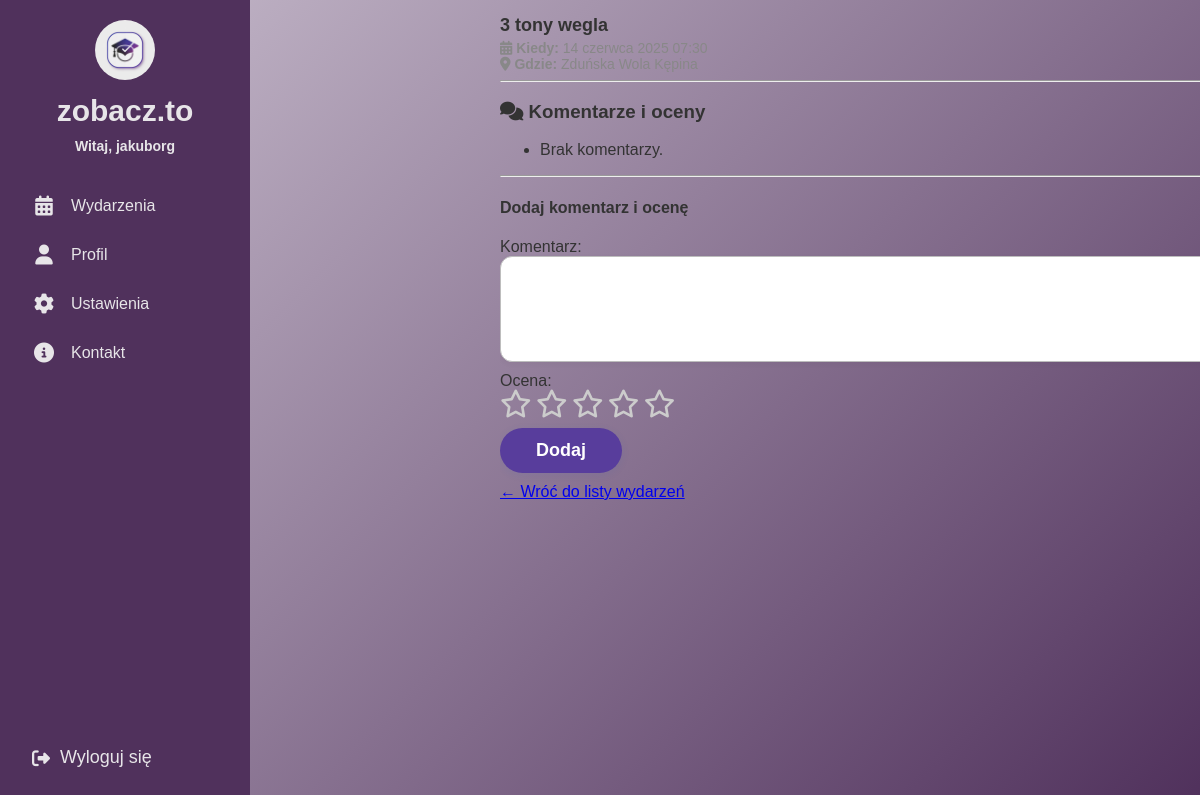
The app's page /events/event/15/ (signed in), older data.
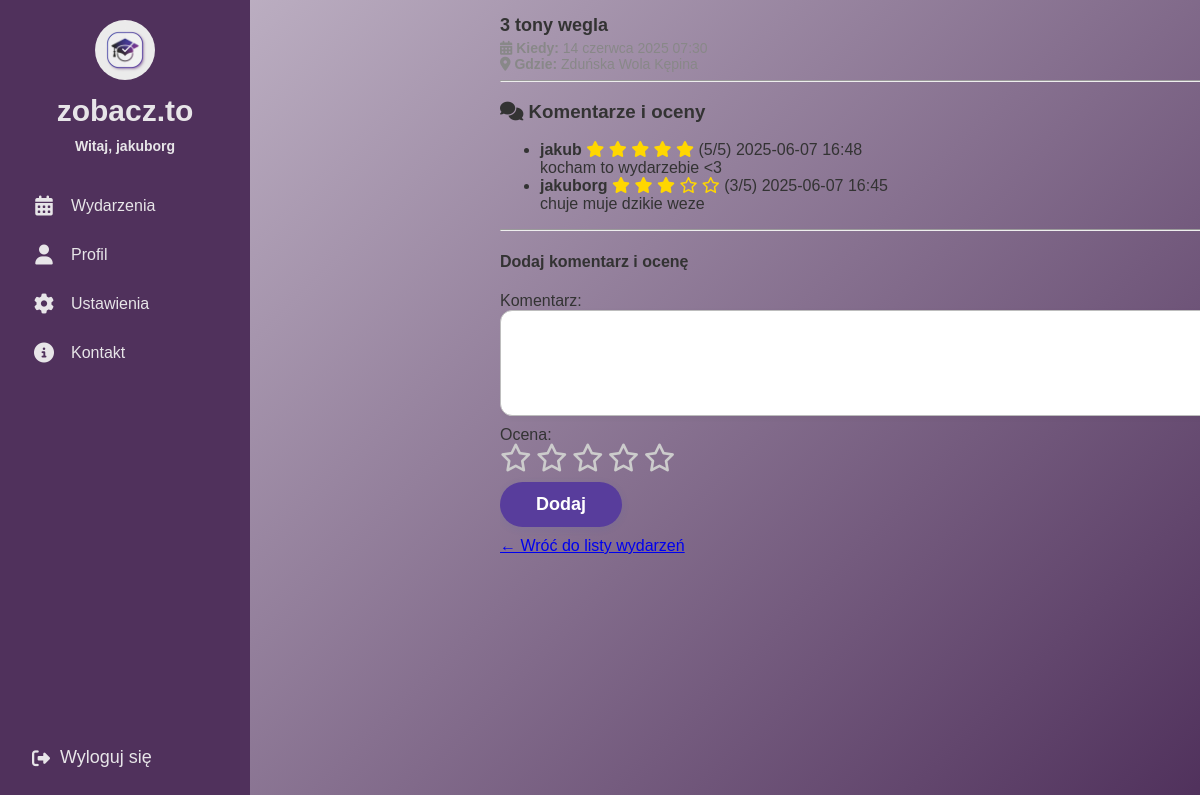
The same page, newer data.
### events/models.py (models this page shows, shortened)
class Event(models.Model):
    title = models.CharField("Tytuł", max_length=200)
    description = models.TextField("Opis wydarzenia")
    date = models.DateTimeField("Data")
    location = models.CharField("Lokalizacja", max_length=200)
    created_by = models.ForeignKey(User, on_delete=models.CASCADE, related_name="created_events")

class EventComment(models.Model):
    event = models.ForeignKey(Event, on_delete=models.CASCADE, related_name="comments")
    user = models.ForeignKey(User, on_delete=models.CASCADE)
    comment = models.TextField("Komentarz")
    rating = models.PositiveSmallIntegerField("Ocena", choices=[(i, i) for i in range(1, 6)])
    created_at = models.DateTimeField(auto_now_add=True)

### events/views.py (the view)
# urls.py: path('event/<int:event_id>/', views.event_detail, name='event_detail'),
@login_required
def event_detail(request, event_id):
    event = get_object_or_404(Event, id=event_id)
    comments = event.comments.select_related('user').order_by('-created_at')
    avg_rating = event.comments.aggregate(avg=Avg('rating'))['avg']
    if request.method == 'POST':
        form = EventCommentForm(request.POST)
        if form.is_valid():
            comment = form.save(commit=False)
            comment.event = event
            comment.user = request.user
            comment.save()
            messages.success(request, "Twój komentarz został dodany.")
            return redirect('event_detail', event_id=event.id)
    else:
        form = EventCommentForm()
        return render(request, 'events/event_detail.html', {
        'event': event,
        'comments': comments,
        'form': form,
        'avg_rating': round(avg_rating or 0, 2),
    })

### events/forms.py
class EventCommentForm(forms.ModelForm):
    class Meta:
        model = EventComment
        fields = ['comment', 'rating']
        widgets = {
            'comment': forms.Textarea(attrs={'rows': 3}),
            'rating': forms.Select(choices=[(i, i) for i in range(1, 6)]),
        }

### templates/events/event_detail.html (shortened to what this page needs)
{% extends "base.html" %}
{% load static %}
{% block content %}
<link rel="stylesheet" href="https://cdnjs.cloudflare.com/ajax/libs/font-awesome/6.4.0/css/all.min.css">
<link rel="stylesheet" href="{% static 'css/events.css' %}">
<div class="main-content">
  <div class="event-detail-card">
    <h2 class="event-title">{{ event.title }}</h2>
    <div class="event-meta">
      <span><i class="fas fa-calendar-alt"></i> <strong>Kiedy:</strong> {{ event.date }}</span><br>
      <span><i class="fas fa-map-marker-alt"></i> <strong>Gdzie:</strong> {{ event.location }}</span>
    </div>
    <hr>
    <div class="event-comments-section">
      <h3><i class="fas fa-comments"></i> Komentarze i oceny</h3>
      <ul class="comments-list">
        {% for comment in comments %}
          <li class="comment-item">
            <div class="comment-header">
              <strong>{{ comment.user.username }}</strong>
              <span class="comment-rating">
                {% for i in "12345"|make_list %}
                  {% if forloop.counter <= comment.rating %}
                    <i class="fas fa-star" style="color:gold"></i>
                  {% else %}
                    <i class="far fa-star" style="color:gold"></i>
                  {% endif %}
                {% endfor %}
                ({{ comment.rating }}/5)
              </span>
              <span class="comment-date">{{ comment.created_at|date:"Y-m-d H:i" }}</span>
            </div>
            <div class="comment-body">
              {{ comment.comment }}
            </div>
          </li>
        {% empty %}
          <li class="event-empty">Brak komentarzy.</li>
        {% endfor %}
      </ul>
    </div>
    <hr>
    {% if user.is_authenticated %}
      <div class="add-comment-section">
        <h4>Dodaj komentarz i ocenę</h4>
        <form method="post" class="comment-form" id="comment-form">
          <div class="form-group">
            {{ form.comment.label_tag }}
            {{ form.comment }}
          </div>
          <div class="form-group">
            <label>Ocena:</label>
            <span id="star-rating">
              {% for i in "12345"|make_list %}
                <i class="fa-star far" data-value="{{ forloop.counter }}"></i>
              {% endfor %}
            </span>
          </div>
          <button type="submit" class="enroll-button">Dodaj</button>
        </form>
      </div>
    {% else %}
      <p><a href="{% url 'login' %}">Zaloguj się</a>, aby dodać komentarz.</p>
    {% endif %}
    <a href="{% url 'events_list' %}" class="back-link">← Wróć do listy wydarzeń</a>
  </div>
</div>
{% endblock %}

### templates/base.html (shortened to what this page needs)
{% load static %}
<!DOCTYPE html>
<html>
<head>
  <link rel="stylesheet" href="https://cdnjs.cloudflare.com/ajax/libs/font-awesome/6.4.0/css/all.min.css">
  <link rel="stylesheet" href="{% static 'css/home.css' %}">
</head>
<body>
<div class="sidebar">
  <div class="top">
    <div class="logo">
      <a href="{% url 'home' %}">
        <img src="{% static 'images/logo.jpeg' %}" alt="Logo">
      </a>
      <span class="site-name">zobacz.to</span>
      {% if user.is_authenticated %}
        <span class="username">Witaj, {{ user.username }}</span>
      {% endif %}
    </div>
    <div class="menu">
      <a href="{% url 'events_list' %}">
        <i class="fas fa-calendar-alt"></i>
        <span class="label">Wydarzenia</span>
      </a>
      <a href="{% url 'profile' %}">
        <i class="fas fa-user"></i>
        <span class="label">Profil</span>
      </a>
      <a href="#">
        <i class="fas fa-cog"></i>
        <span class="label">Ustawienia</span>
      </a>
      <a href="#">
        <i class="fas fa-info-circle"></i>
        <span class="label">Kontakt</span>
      </a>
    </div>
  </div>
  <div class="bottom">
    <form action="{% url 'logout' %}" method="post">
      <button type="submit">
        <i class="fas fa-sign-out-alt"></i>
        <span class="logout-label">Wyloguj się</span>
      </button>
    </form>
  </div>
</div>
  <main>
    <div class="main-content">
    {% block content %}
    {% endblock content %}
  </main>
</body>
</html>

### static/css/home.css (style rules this page uses)
:root { --light-purple: #CABFCF; --dark-purple: #50315C; --medium-purple: #583D9C; --white: #E7E5E8; --blue-purple: #4941A1; }
body { margin: 0; font-family: 'Arial', sans-serif; background: linear-gradient(135deg, var(--light-purple), var(--dark-purple)); height: 100vh; overflow: hidden; }
.main-content { min-height: 100vh; width: calc(100vw - 250px); max-width: calc(100vw - 250px); box-sizing: border-box; padding: 0; margin-left: 250px; transition: none; overflow-y: hidden; color: #333; }
.sidebar { background-color: var(--dark-purple); width: 250px; display: flex; flex-direction: column; justify-content: space-between; color: var(--white); height: 100vh; position: fixed; left: 0; top: 0; z-index: 10; }
.sidebar .top, .sidebar .bottom { padding: 20px; }
.sidebar .logo { display: flex; flex-direction: column; align-items: center; }
.sidebar .logo img { width: 60px; height: 60px; border-radius: 50%; margin-bottom: 10px; transition: width 0.3s ease, height 0.3s ease; }
.sidebar .logo .site-name { font-size: 30px; font-weight: 700; color: var(--white); margin-bottom: 5px; }
.sidebar .username { font-weight: 600; font-size: 14px; text-align: left; margin-top: 5px; display: block !important; }
.menu { margin-top: 30px; }
.menu a { display: flex; align-items: center; gap: 15px; color: var(--white); text-decoration: none; padding: 12px; border-radius: 8px; transition: background 0.2s; white-space: nowrap; margin-bottom: 5px; }
.menu .label { font-size: 16px; display: block !important; }
.sidebar .menu i { font-size: 20px; min-width: 24px; text-align: center; }
.sidebar .bottom form { margin: 0; }
.sidebar .bottom button { background: none; border: none; color: var(--white); font-size: 18px; cursor: pointer; display: flex; align-items: center; gap: 10px; padding: 12px; width: 100%; text-align: left; border-radius: 8px; transition: background 0.2s; }

### static/css/events.css (style rules this page uses)
.form-group { flex: 1 1 45%; display: flex; flex-direction: column; }
.event-title { font-size: 18px; font-weight: bold; margin-bottom: 4px; }
.event-meta { color: #888; font-size: 14px; margin-bottom: 8px; }

### templates/events/event_detail.html (style rules this page uses)
#star-rating .fa-star { font-size: 28px; color: gold; cursor: pointer; transition: color 0.2s; }
#star-rating .fa-star.far { color: #ccc; }
.comment-form textarea, textarea[name="comment"] { width: 100%; min-height: 80px; border-radius: 12px; border: 1.5px solid #bdbdbd; background: #fff; padding: 12px; font-size: 16px; resize: vertical; box-shadow: 0 2px 6px rgba(0,0,0,0.04); margin-bottom: 10px; }
.enroll-button { display: inline-block; padding: 12px 36px; background-color: #583d9c; color: #fff; font-size: 18px; font-weight: bold; border: none; border-radius: 28px; box-shadow: 0 2px 8px rgba(30,94,208,0.08); cursor: pointer; transition: background 0.2s, box-shadow 0.2s; margin-top: 10px; margin-bottom: 10px; }

Row changes from the older to the newer data that the page shows:
added EventComment: user.username "jakub", rating "5", created_at "2025-06-07 16:48", comment "kocham to wydarzebie <3"
added EventComment: user.username "jakuborg", rating "3", created_at "2025-06-07 16:45", comment "chuje muje dzikie weze"
Text that changed along with them:
text no longer shown: "Brak komentarzy."
